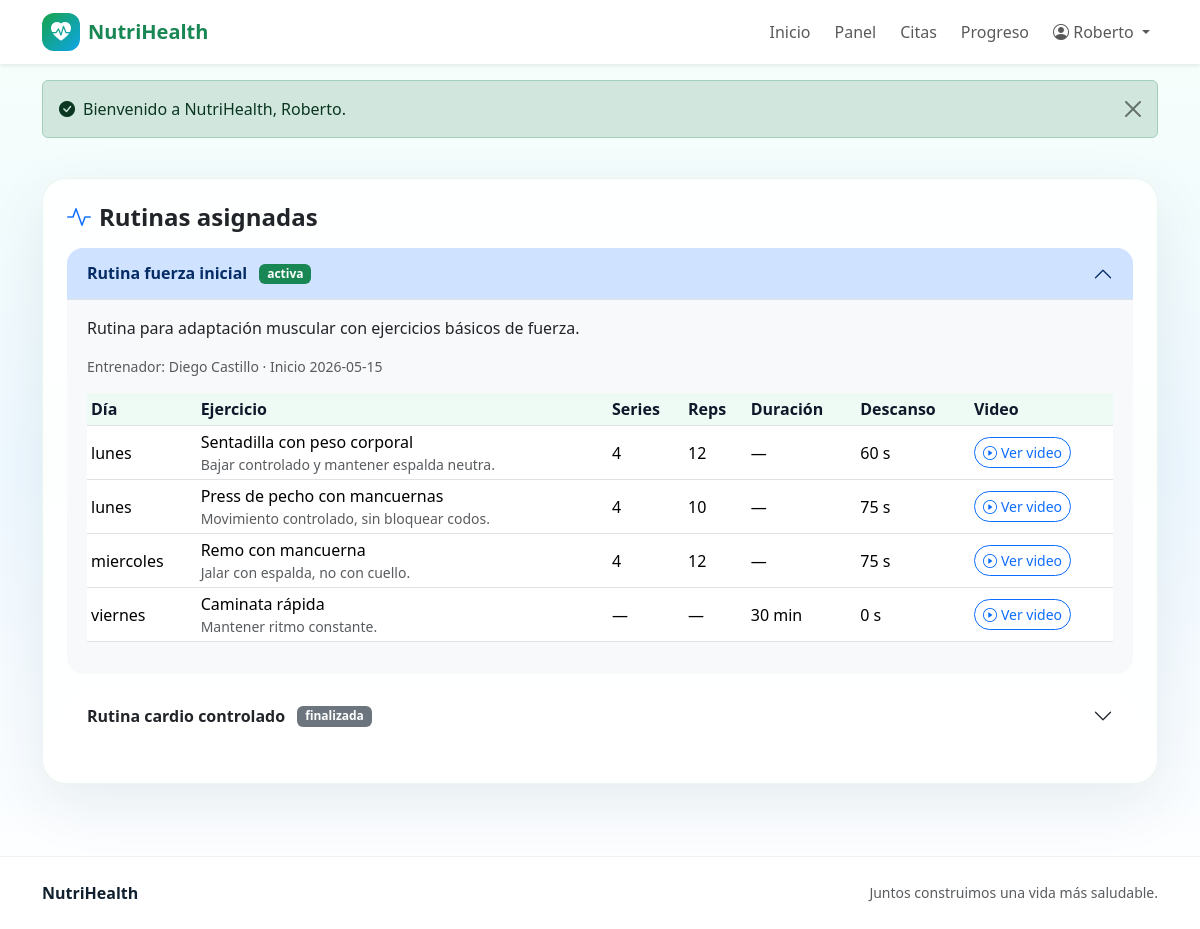
Page /pages/paciente/rutina.php (signed in) on the committed database.
### tables this page shows
CREATE TABLE rutinas_pacientes (
    id INT AUTO_INCREMENT PRIMARY KEY,
    paciente_id INT NOT NULL,
    rutina_id INT NOT NULL,
    fecha_inicio DATE,
    fecha_fin DATE,
    estado ENUM('activa', 'finalizada', 'cancelada') DEFAULT 'activa',

    FOREIGN KEY (paciente_id) REFERENCES personas(id),
    FOREIGN KEY (rutina_id) REFERENCES rutinas(id)
);

CREATE TABLE rutinas (
    id INT AUTO_INCREMENT PRIMARY KEY,
    nombre VARCHAR(100) NOT NULL,
    descripcion TEXT,
    entrenador_id INT NOT NULL,
    fecha_creacion DATETIME DEFAULT CURRENT_TIMESTAMP,

    FOREIGN KEY (entrenador_id) REFERENCES personas(id)
);

CREATE TABLE personas (
    id INT AUTO_INCREMENT PRIMARY KEY,
    nombre VARCHAR(100) NOT NULL,
    apellido_paterno VARCHAR(100),
    apellido_materno VARCHAR(100),
    fecha_nacimiento DATE,
    sexo ENUM('Masculino', 'Femenino', 'Otro'),
    telefono VARCHAR(20),
    email VARCHAR(100) UNIQUE NOT NULL,
    direccion TEXT,
    usuario VARCHAR(50) UNIQUE NOT NULL,
    password_hash VARCHAR(255) NOT NULL,
    rol ENUM('paciente', 'nutriologo', 'entrenador') NOT NULL,
    activo BOOLEAN DEFAULT TRUE,
    fecha_registro DATETIME DEFAULT CURRENT_TIMESTAMP
);

CREATE TABLE rutina_ejercicios (
    id INT AUTO_INCREMENT PRIMARY KEY,
    rutina_id INT NOT NULL,
    dia_semana ENUM('lunes','martes','miercoles','jueves','viernes','sabado','domingo') NOT NULL,
    nombre_ejercicio VARCHAR(100) NOT NULL,
    descripcion TEXT,
    series INT,
    repeticiones INT,
    duracion_minutos INT,
    descanso_segundos INT,
    link_video VARCHAR(255),

    FOREIGN KEY (rutina_id) REFERENCES rutinas(id)
);

### config/database.php (called while the page is built, shortened)
<?php
function db(): PDO
{
    static $pdo = null;
    if ($pdo === null) {
        $host = 'localhost';
        $database = 'sitio_salud';
        $user = 'root';
        $password = '';
        $charset = 'utf8mb4';
        $dsn = "mysql:host={$host};dbname={$database};charset={$charset}";
        $options = [
            PDO::ATTR_ERRMODE => PDO::ERRMODE_EXCEPTION,
            PDO::ATTR_DEFAULT_FETCH_MODE => PDO::FETCH_ASSOC,
            PDO::ATTR_EMULATE_PREPARES => false,
        ];
        $pdo = new PDO($dsn, $user, $password, $options);
    }
    return $pdo;
}

### includes/functions.php (called while the page is built, shortened)
<?php
require_once __DIR__ . '/../config/database.php';
function e(?string $value): string
{
    return htmlspecialchars($value ?? '', ENT_QUOTES, 'UTF-8');
}
function safe_external_url(?string $url): ?string
{
    $url = trim((string) $url);
    $scheme = strtolower((string) parse_url($url, PHP_URL_SCHEME));
    return in_array($scheme, ['http', 'https'], true) ? $url : null;
}

### pages/paciente/rutina.php (the view, shortened to what this page needs)
<?php
require_once __DIR__ . '/../../includes/functions.php';
$user = current_user();
$stmt = db()->prepare("SELECT rp.*, r.nombre, r.descripcion, p.nombre AS entrenador_nombre, p.apellido_paterno AS entrenador_apellido
    FROM rutinas_pacientes rp
    INNER JOIN rutinas r ON r.id = rp.rutina_id
    INNER JOIN personas p ON p.id = r.entrenador_id
    WHERE rp.paciente_id = ?
    ORDER BY rp.estado = 'activa' DESC, rp.fecha_inicio DESC");
$stmt->execute([$user['id']]);
$rutinas = $stmt->fetchAll();
require __DIR__ . '/../../includes/header.php';
?>
<section class="container py-4">
    <div class="card card-soft p-4">
        <h1 class="h4 fw-bold mb-3"><i class="bi bi-activity text-primary me-2"></i>Rutinas asignadas</h1>
        <?php if (!$rutinas): ?>
            <p class="text-muted mb-0">Aún no tienes una rutina asignada.</p>
        <?php else: ?>
            <div class="accordion" id="rutinasAccordion">
                <?php foreach ($rutinas as $index => $r): ?>
                    <?php
                    $ex = db()->prepare('SELECT * FROM rutina_ejercicios WHERE rutina_id = ? ORDER BY FIELD(dia_semana, "lunes","martes","miercoles","jueves","viernes","sabado","domingo"), id');
                    $ex->execute([$r['rutina_id']]);
                    $ejercicios = $ex->fetchAll();
                    ?>
                    <div class="accordion-item border-0 mb-3 rounded-4 overflow-hidden">
                        <h2 class="accordion-header">
                            <button class="accordion-button <?= $index > 0 ? 'collapsed' : '' ?>" type="button" data-bs-toggle="collapse" data-bs-target="#rutina<?= (int)$r['id'] ?>">
                                <strong><?= e($r['nombre']) ?></strong>&nbsp; <span class="badge text-bg-<?= $r['estado'] === 'activa' ? 'success' : 'secondary' ?> ms-2"><?= e($r['estado']) ?></span>
                            </button>
                        </h2>
                        <div id="rutina<?= (int)$r['id'] ?>" class="accordion-collapse collapse <?= $index === 0 ? 'show' : '' ?>" data-bs-parent="#rutinasAccordion">
                            <div class="accordion-body bg-light">
                                <p><?= nl2br(e($r['descripcion'])) ?></p>
                                <div class="small text-muted mb-3">Entrenador: <?= e($r['entrenador_nombre'] . ' ' . $r['entrenador_apellido']) ?> · Inicio <?= e($r['fecha_inicio']) ?></div>
                                <?php if (!$ejercicios): ?>
                                    <p class="text-muted">Esta rutina aún no tiene ejercicios capturados.</p>
                                <?php else: ?>
                                    <div class="table-responsive">
                                        <table class="table table-sm align-middle">
                                            <thead><tr><th>Día</th><th>Ejercicio</th><th>Series</th><th>Reps</th><th>Duración</th><th>Descanso</th><th>Video</th></tr></thead>
                                            <tbody>
                                                <?php foreach ($ejercicios as $ejer): ?>
                                                    <tr>
                                                        <td><?= e($ejer['dia_semana']) ?></td>
                                                        <td><?= e($ejer['nombre_ejercicio']) ?><div class="small text-muted"><?= e($ejer['descripcion']) ?></div></td>
                                                        <td><?= $ejer['series'] !== null ? e((string)$ejer['series']) : '—' ?></td>
                                                        <td><?= $ejer['repeticiones'] !== null ? e((string)$ejer['repeticiones']) : '—' ?></td>
                                                        <td><?= $ejer['duracion_minutos'] !== null ? e((string)$ejer['duracion_minutos']) . ' min' : '—' ?></td>
                                                        <td><?= $ejer['descanso_segundos'] !== null ? e((string)$ejer['descanso_segundos']) . ' s' : '—' ?></td>
                                                        <td>
                                                            <?php $videoUrl = safe_external_url($ejer['link_video'] ?? null); ?>
                                                            <?php if ($videoUrl): ?>
                                                                <a class="btn btn-sm btn-outline-primary rounded-pill text-nowrap" target="_blank" rel="noopener noreferrer" href="<?= e($videoUrl) ?>"><i class="bi bi-play-circle me-1"></i>Ver video</a>
                                                            <?php else: ?>
                                                                <span class="text-muted">Sin video</span>
                                                            <?php endif; ?>
                                                        </td>
                                                    </tr>
                                                <?php endforeach; ?>
                                            </tbody>
                                        </table>
                                    </div>
                                <?php endif; ?>
                            </div>
                        </div>
                    </div>
                <?php endforeach; ?>
            </div>
        <?php endif; ?>
    </div>
</section>
<?php require __DIR__ . '/../../includes/footer.php'; ?>

### assets/css/style.css (style rules this page uses)
:root { --nh-green: #16a34a; --nh-green-dark: #0f7a37; --nh-blue: #0ea5e9; --nh-blue-dark: #0369a1; --nh-soft: #f4fbf7; --nh-text: #10202f; }
body { min-height: 100vh; background: linear-gradient(180deg, #f7fffb 0%, #eef8ff 50%, #ffffff 100%); color: var(--nh-text); }
.card-soft { background: rgba(255, 255, 255, .88); border: 1px solid rgba(15, 122, 55, .08); box-shadow: 0 20px 60px rgba(2, 47, 74, .08); border-radius: 24px; }
.table thead th { color: #0f172a; background: #eefbf4; }

### rows in the picture
rutinas_pacientes: rutina.nombre "Rutina fuerza inicial", estado "activa", rutina.descripcion "Rutina para adaptación muscular con ejercicios básicos de fuerza.", personas.nombre+apellido_paterno "Diego Castillo", fecha_inicio "2026-05-15"
rutina_ejercicios: dia_semana "lunes", nombre_ejercicio "Sentadilla con peso corporal", descripcion "Bajar controlado y mantener espalda neutra.", series "4", repeticiones "12", descanso_segundos "60"
rutina_ejercicios: dia_semana "lunes", nombre_ejercicio "Press de pecho con mancuernas", descripcion "Movimiento controlado, sin bloquear codos.", series "4", repeticiones "10", descanso_segundos "75"
rutina_ejercicios: dia_semana "miercoles", nombre_ejercicio "Remo con mancuerna", descripcion "Jalar con espalda, no con cuello.", series "4", repeticiones "12", descanso_segundos "75"
rutina_ejercicios: dia_semana "viernes", nombre_ejercicio "Caminata rápida", descripcion "Mantener ritmo constante.", duracion_minutos "30", descanso_segundos "0"
rutinas_pacientes: rutina.nombre "Rutina cardio controlado", estado "finalizada"

### other values in the picture
$user['nombre'] "Roberto"
$message "Bienvenido a NutriHealth, Roberto."
